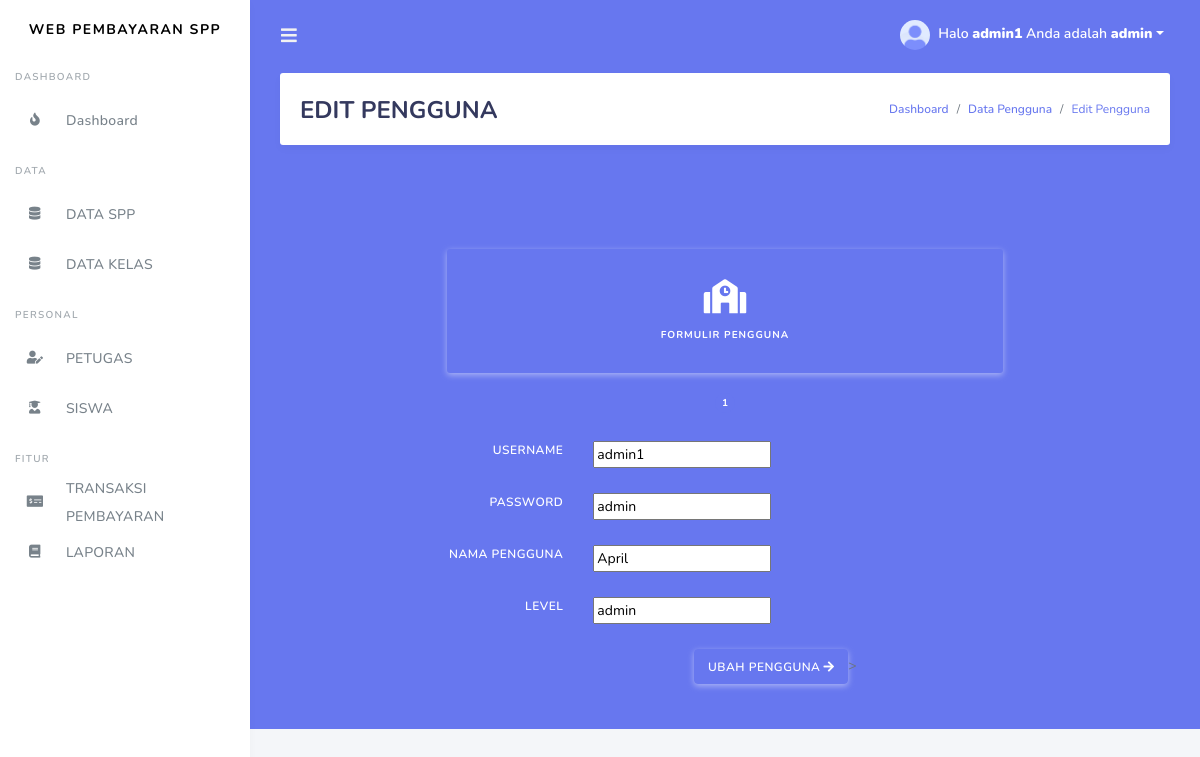
The app's page /edit_petugas.php?id=1 (signed in) with its own data.
### tables this page shows
CREATE TABLE `petugas` (
  `id_petugas` int(11) NOT NULL,
  `username` varchar(25) NOT NULL,
  `password` varchar(32) NOT NULL,
  `nama_petugas` varchar(35) NOT NULL,
  `level` enum('admin','petugas','siswa') NOT NULL
);

### edit_petugas.php (the view, shortened to what this page needs)
<?php
include 'koneksi.php';
  if (isset($_GET['id'])) {
    $id = ($_GET["id"]);
    $query = "SELECT * FROM petugas WHERE id_petugas='$id'";
    $result = mysqli_query($koneksi, $query);
    $data = mysqli_fetch_assoc($result);
  } else {
    echo "<script>alert('Masukkan data id.');window.location='petugas.php';</script>";
  }
  ?>
<!DOCTYPE html>
<html>
  <head>
  </head>
<body>
  <?php
  include ('tampilan/header.php');
  include ('tampilan/sidebar.php');
?>
<div class="main-content bg-primary">
        <section class="section">
          <div class="section-header">
            <h1>EDIT PENGGUNA</h1>
            <div class="section-header-breadcrumb">
              <div class="breadcrumb-item active"><a href="#">Dashboard</a></div>
              <div class="breadcrumb-item"><a href="petugas.php">Data Pengguna</a></div>
              <div class="breadcrumb-item text-primary">Edit Pengguna</div>
            </div>
          </div>
          <div class="row">
              <div class="col-12">
                  <div class="card-body bg-primary">
                    <div class="row mt-4">
                      <div class="col-12 col-lg-8 offset-lg-2">
                        <div class="wizard-steps">
                          <div class="wizard-step wizard-step-active">
                            <div class="wizard-step-icon">
                              <i class="fas fa-school"></i>
                            </div>
                            <div class="wizard-step-label">
                              Formulir Pengguna
                            </div>
                          </div>
                        </div>
                      </div>
                    </div>
                    <form class="wizard-content mt-2" method="post" action="proses_editpetugas.php">
                      <div class="wizard-pane">
                        <div class="form-group row align-items-center">
                          <label class="col-md-4 text-md-right text-white">USERNAME</label>
                          <div class="col-lg-4 col-md-6">
                            <input type="text" name="username" value="<?php echo $data['username']; ?>" required=""/>
                          </div>
                        </div>
                        <div class="form-group row align-items-center">
                          <label class="col-md-4 text-md-right text-white">PASSWORD</label>
                          <div class="col-lg-4 col-md-6">
                              <input type="text" name="password" value="<?php echo $data['password']; ?>" required=""/>
                          </div>
                        </div>
                        <div class="form-group row align-items-center">
                          <label class="col-md-4 text-md-right text-white">NAMA PENGGUNA</label>
                          <div class="col-lg-4 col-md-6">
                              <input type="text" name="nama_petugas" value="<?php echo $data['nama_petugas']; ?>" required=""/>
                          </div>
                        </div>
                          <div class="form-group row align-items-center">
                          <label class="col-md-4 text-md-right text-white">LEVEL</label>
                          <div class="col-lg-4 col-md-6">
                              <input type="text" name="level" value="<?php echo $data['level']; ?>" required=""/>
                          </div>
                        </div>
                        <div class="form-group row">
                          <div class="col-md-4"></div>
                          <div class="col-lg-4 col-md-6 text-right">
                            <button type="submit" class="btn btn-icon icon-right btn-primary">UBAH PENGGUNA<i class="fas fa-arrow-right"></i></button>>
                          </div>
                        </div>
                      </div>
                    </form>
                  </div>
                </div>
              </div>
            </div>
          </div>
      </div>

### records on screen
petugas: username "admin1", password "admin", nama_petugas "April", level "admin"

### other values on screen
$_SESSION['username'] "admin1"
$_SESSION['level'] "admin"
